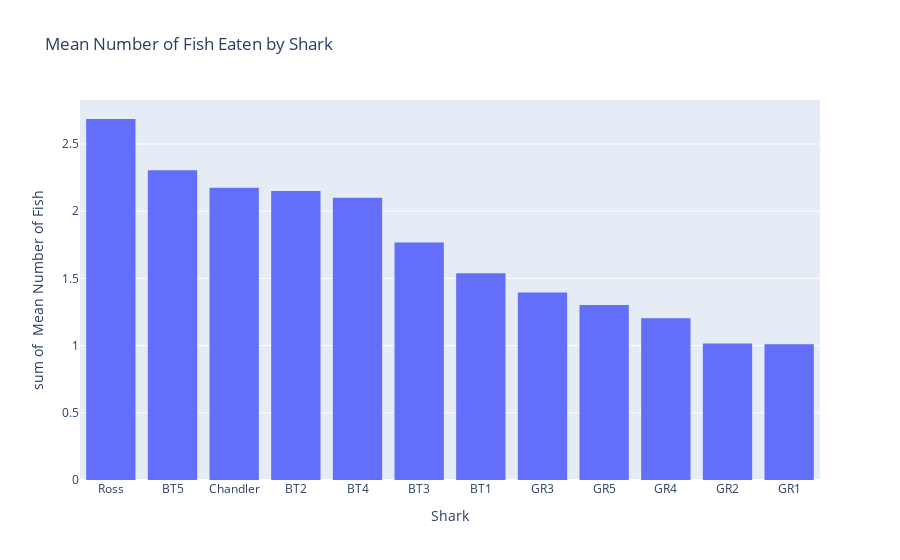

Notebook source saved alongside this figure:
### Code cell
# Graph Mean Number of Fish Eaten For Each Shark

Eaten_Means = {'Shark': All_Sharks.columns,
        'Mean': All_mean}

Eaten_Means_df = pd.DataFrame(Eaten_Means, columns = ['Shark', 'Mean'])

Eaten_Means_Sorted = Eaten_Means_df.sort_values(by=['Mean'], ascending = False)

fig = px.histogram(Eaten_Means_Sorted, x="Shark", y="Mean", 
                   title = "Mean Number of Fish Eaten by Shark",
                  labels={
                     "Shark": "Shark",
                     "Mean": " Mean Number of Fish",
                 })
fig.show()

### Figure 1 — Plotly figure (JSON) as saved in the notebook; plotly's stock layout.template omitted (floating-point values rounded to 4 significant figures)
{"data": [{"alignmentgroup": "True", "bingroup": "x", "histfunc": "sum", "hovertemplate": "Shark=%{x}<br>sum of  Mean Number of Fish=%{y}<extra></extra>", "legendgroup": "", "marker": {"color": "#636efa"}, "name": "", "offsetgroup": "", "orientation": "v", "showlegend": false, "type": "histogram", "x": ["Ross", "BT5", "Chandler", "BT2", "BT4", "BT3", "BT1", "GR3", "GR5", "GR4", "GR2", "GR1"], "xaxis": "x", "y": [2.686, 2.304, 2.174, 2.151, 2.1, 1.768, 1.538, 1.395, 1.302, 1.203, 1.015, 1.01], "yaxis": "y"}], "layout": {"barmode": "relative", "legend": {"tracegroupgap": 0}, "title": {"text": "Mean Number of Fish Eaten by Shark"}, "xaxis": {"anchor": "y", "domain": [0, 1], "title": {"text": "Shark"}}, "yaxis": {"anchor": "x", "domain": [0, 1], "title": {"text": "sum of  Mean Number of Fish"}}}}
